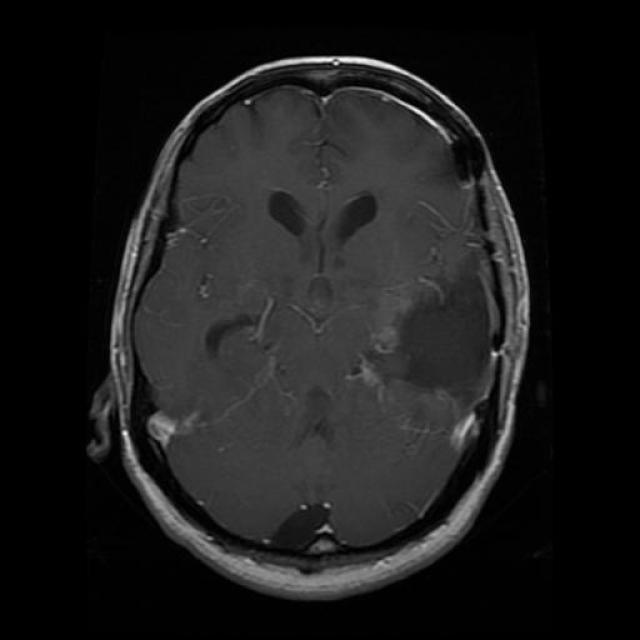
#> input picture dataset/train/images/Tr-gl_0308_jpg.rf.650453ebb4d3a2c6028c01f8290b7d27.jpg, 640 x 640 px
$ python eda.py
#> lines starting #> are read from the running program, lines starting #| are printed output that depends on the picture
"""
EDA Script: Brain Tumor Detection Dataset.

Dataset : brain-tumor-mri (v2, December 2024)
Source  : https://universe.roboflow.com/eksperiment/brain-tumor-mri-ycidy/dataset/2
License : CC BY 4.0

Pre-processing applied by Roboflow:
  - Auto-orientation of pixel data (EXIF-orientation stripping)
  - Resize to 640x640 (Stretch)
  - No augmentation applied

Expected dataset structure:
    data/
        train/   images/  labels/
        valid/   images/  labels/
        test/    images/  labels/
        data.yaml
        README.dataset.txt
"""

import os
import cv2
import yaml
import argparse
import random
import numpy as np
import matplotlib.pyplot as plt
import matplotlib.patches as patches
from PIL import Image
from pathlib import Path
from collections import defaultdict
import warnings
warnings.filterwarnings("ignore")

#  CLI
def parse_args():
    parser = argparse.ArgumentParser(description="Brain Tumor Detection EDA")
    parser.add_argument("--data", default="./dataset",
                        help="Path to dataset root (default: ./dataset)")
    parser.add_argument("--intensity-sample", type=int, default=500,
                        help="Max images sampled for pixel intensity stats (default: 500)")
    return parser.parse_args()

#  CONFIGURATION
SPLITS           = ["train", "valid", "test"]
FALLBACK_CLASSES = ["Glioma", "Meningioma", "No Tumor", "Pituitary"]

# Colors aligned to FALLBACK_CLASSES order:
#   Glioma=#E63946  Meningioma=#457B9D  No Tumor=#2A9D8F  Pituitary=#E9C46A
FALLBACK_COLORS  = ["#E63946", "#457B9D", "#2A9D8F", "#E9C46A"]

def load_class_names(dataset_root):
    """Read class names from data.yaml; fall back to FALLBACK_CLASSES."""
    yaml_path = Path(dataset_root) / "data.yaml"
    if yaml_path.exists():
        with open(yaml_path) as f:
            cfg = yaml.safe_load(f)
        names = cfg.get("names")
        if names:
            print(f"[INFO] Class names loaded from data.yaml : {names}")
            return names
    print(f"[INFO] data.yaml not found. Using fallback  : {FALLBACK_CLASSES}")
    return FALLBACK_CLASSES

def build_class_colors(class_names):
    """
    Assign colors to classes by name so the mapping survives any class ordering.
    Unknown class names receive a grey fallback.
    """
    name_to_color = {
        "glioma":    "#E63946",
        "meningioma":"#457B9D",
        "no tumor":  "#2A9D8F",
        "no_tumor":  "#2A9D8F",
        "pituitary": "#E9C46A",
    }
    grey = "#AAAAAA"
    return [name_to_color.get(n.lower(), grey) for n in class_names]

def get_no_tumor_idx(class_names):
    """
    Detect the No Tumor class index dynamically.
    Matches any name whose normalised form contains both 'no' and 'tumor'.
    Returns None if not found — caller must handle this case.
    """
    for i, name in enumerate(class_names):
        tokens = name.lower().replace("_", " ").replace("-", " ").split()
        if "no" in tokens and "tumor" in tokens:
            return i
    return None

#  HELPER FUNCTIONS
def get_image_paths(dataset_root, split):
    img_dir = Path(dataset_root) / split / "images"
    return (
        list(img_dir.glob("*.jpg")) +
        list(img_dir.glob("*.png")) +
        list(img_dir.glob("*.jpeg"))
    )


def get_label_path(dataset_root, img_path, split):
    return Path(dataset_root) / split / "labels" / (img_path.stem + ".txt")

def parse_label(label_path):
    """
    Supports both:
      - YOLO bbox format        : class cx cy w h        (5 values)
      - YOLO segmentation format: class x1 y1 x2 y2 ...  (>= 6 coords, even count)
    Segmentation polygons are converted to bounding boxes via min/max of coords.
    Returns list of (class_id, cx, cy, w, h) — all normalized [0, 1].
    """
    annotations = []
    if label_path.exists():
        with open(label_path) as f:
            for line in f:
                parts = line.strip().split()
                if len(parts) < 5:
                    continue
                cls    = int(parts[0])
                coords = list(map(float, parts[1:]))

                if len(coords) == 4:
                    cx, cy, w, h = coords
                else:
                    # Drop trailing value if polygon has odd coordinate count
                    if len(coords) % 2 != 0:
                        coords = coords[:-1]
                    xs           = coords[0::2]
                    ys           = coords[1::2]
                    x_min, x_max = min(xs), max(xs)
                    y_min, y_max = min(ys), max(ys)
                    w  = x_max - x_min
                    h  = y_max - y_min
                    cx = x_min + w / 2
                    cy = y_min + h / 2

                annotations.append((cls, cx, cy, w, h))
    return annotations

def collect_all_data(dataset_root, class_names, no_tumor_idx, intensity_sample=500):
    """
    Collect image metadata and annotations across all splits.
      - Dimensions are read via PIL (fast, header-only decode).
      - Pixel mean/std computed on a capped random sample for performance.
      - is_no_tumor flag: label file absent OR label file present but empty.
    """
#> called with dataset_root = './dataset', no_tumor_idx = 2, intensity_sample = 500
    records = []
    for split in SPLITS:
        for img_path in get_image_paths(dataset_root, split):
            label_path  = get_label_path(dataset_root, img_path, split)
            annotations = parse_label(label_path)

            is_no_tumor = (not label_path.exists()) or (
                label_path.exists() and len(annotations) == 0
            )

            try:
                with Image.open(img_path) as im:
#> im is the input picture: PIL image 640x640 RGB; min 0, max 255, mean 27.5
                    w, h       = im.size
                    n_channels = len(im.getbands())
#> n_channels = 3
            except Exception:
                continue

            records.append({
                "split":       split,
                "path":        img_path,
                "width":       w,
                "height":      h,
                "channels":    n_channels,
                "annotations": annotations,
                "n_objects":   len(annotations),
                "has_tumor":   not is_no_tumor,
                "is_no_tumor": is_no_tumor,
                "pixel_mean":  None,
                "pixel_std":   None,
            })

    # Pixel stats on random sample only
    sample_indices = set(
        random.sample(range(len(records)), min(intensity_sample, len(records)))
    )
#> sample_indices = 3 items
    for i in sample_indices:
        img = cv2.imread(str(records[i]["path"]))
        if img is not None:
            records[i]["pixel_mean"] = float(img.mean())
            records[i]["pixel_std"]  = float(img.std())

    return records

#  SECTION 1: DATASET OVERVIEW
def section1_overview(records, dataset_root, class_names):
    print("=" * 60)
    print("SECTION 1 — DATASET OVERVIEW")
    print("=" * 60)

    total = len(records)
    print(f"Total images found : {total}")
    for split in SPLITS:
        count = sum(1 for r in records if r["split"] == split)
        print(f"  {split:>5} split     : {count} images")

    no_file   = sum(1 for r in records
                    if not get_label_path(dataset_root, r["path"], r["split"]).exists())
    empty     = sum(1 for r in records
                    if r["is_no_tumor"]
                    and get_label_path(dataset_root, r["path"], r["split"]).exists())
    annotated = sum(1 for r in records if r["annotations"])
    multi     = sum(1 for r in records if r["n_objects"] > 1)

    print(f"\nLabel coverage:")
    print(f"  Annotated images            : {annotated}")
    print(f"  Empty label file (no tumor) : {empty}")
    print(f"  Missing label file          : {no_file}")
    print(f"  Images with >1 annotation   : {multi}")

    all_anns = [a for r in records for a in r["annotations"]]
    print(f"\nTotal bounding boxes : {len(all_anns)}")
    print(f"Classes              : {class_names}")
    print(f"Dataset source       : https://universe.roboflow.com/eksperiment/brain-tumor-mri-ycidy/dataset/2")
    print(f"License              : CC BY 4.0")

#  SECTION 2: CLASS DISTRIBUTION
def section2_class_distribution(records, class_names, class_colors, no_tumor_idx):
    print("\n" + "=" * 60)
    print("SECTION 2 — CLASS DISTRIBUTION")
    print("=" * 60)

    overall_counts = defaultdict(int)
    split_counts   = {s: defaultdict(int) for s in SPLITS}

    for r in records:
        for (cls, *_) in r["annotations"]:
            overall_counts[cls] += 1
            split_counts[r["split"]][cls] += 1
        # Count No Tumor using the dynamically resolved index
        if r["is_no_tumor"] and no_tumor_idx is not None:
            overall_counts[no_tumor_idx] += 1
            split_counts[r["split"]][no_tumor_idx] += 1

    print("\nOverall class counts:")
    for i, name in enumerate(class_names):
        print(f"  {name:15}: {overall_counts[i]}")

    fig, axes = plt.subplots(1, 2, figsize=(14, 5))
    fig.suptitle("Class Distribution Analysis", fontsize=14, fontweight="bold")

    # Plot 1: Overall bar chart
    ax     = axes[0]
    counts = [overall_counts[i] for i in range(len(class_names))]
    bars   = ax.bar(class_names, counts, color=class_colors,
                    edgecolor="black", linewidth=0.7)
    ax.set_title("Overall Sample Count per Class")
    ax.set_ylabel("Count")
    ax.set_xlabel("Class")
    for bar, count in zip(bars, counts):
        ax.text(bar.get_x() + bar.get_width() / 2, bar.get_height() + 5,
                str(count), ha="center", va="bottom", fontsize=10)

    # Plot 2: Per-split grouped bar
    ax2          = axes[1]
    x            = np.arange(len(class_names))
    width        = 0.25
    split_colors = ["#4361EE", "#F77F00", "#4CC9F0"]

    for i, split in enumerate(SPLITS):
        vals = [split_counts[split][j] for j in range(len(class_names))]
        ax2.bar(x + i * width, vals, width, label=split.capitalize(),
                color=split_colors[i], edgecolor="black", linewidth=0.5)

    ax2.set_xticks(x + width)
    ax2.set_xticklabels(class_names)
    ax2.set_title("Class Distribution per Split")
    ax2.set_ylabel("Count")
    ax2.legend()

    plt.tight_layout()
    plt.savefig("eda_figs/eda_class_distribution.png", dpi=300, bbox_inches="tight")
    plt.show()

#  SECTION 3: IMAGE PROPERTIES
def section3_image_properties(records):
    print("\n" + "=" * 60)
    print("SECTION 3 — IMAGE PROPERTIES")
    print("=" * 60)
    print("  Roboflow pre-processing resized all images to 640x640.")
    channels = [r["channels"] for r in records]
    print(f"Channels — unique values: {sorted(set(channels))}")

#  SECTION 4: SAMPLE VISUALIZATION
def section4_sample_visualization(records, class_names, class_colors, no_tumor_idx):
    print("\n" + "=" * 60)
    print("SECTION 4 — SAMPLE VISUALIZATION PER CLASS")
    print("=" * 60)

    samples = {}

    for r in records:
        for (cls, cx, cy, w, h) in r["annotations"]:
            if cls not in samples:
                samples[cls] = (r["path"], r["width"], r["height"], cx, cy, w, h)
        if len(samples) == len(class_names):
            break

    # No Tumor images have empty label files — collect separately
    if no_tumor_idx is not None and no_tumor_idx not in samples:
        for r in records:
            if r["is_no_tumor"]:
                samples[no_tumor_idx] = (r["path"], r["width"], r["height"],
                                         None, None, None, None)
                break

    fig, axes = plt.subplots(1, len(class_names), figsize=(16, 4))
    fig.suptitle("Sample MRI Image per Class (with Bounding Box where applicable)",
                 fontsize=13, fontweight="bold")

    for cls_id, ax in enumerate(axes):
        if cls_id not in samples:
            ax.axis("off")
            ax.set_title(f"{class_names[cls_id]}\n(No sample found)")
            continue

        path, img_w, img_h, cx, cy, bw, bh = samples[cls_id]
        img = cv2.imread(str(path))
        img = cv2.cvtColor(img, cv2.COLOR_BGR2RGB)
        ax.imshow(img)

        if cx is not None:
            x1    = int((cx - bw / 2) * img_w)
            y1    = int((cy - bh / 2) * img_h)
            box_w = int(bw * img_w)
            box_h = int(bh * img_h)
            rect  = patches.Rectangle(
                (x1, y1), box_w, box_h,
                linewidth=2, edgecolor=class_colors[cls_id], facecolor="none"
            )
            ax.add_patch(rect)

        ax.set_title(class_names[cls_id], fontsize=11, fontweight="bold",
                     color=class_colors[cls_id])
        ax.axis("off")

    plt.tight_layout()
    plt.savefig("eda_figs/eda_samples_per_class.png", dpi=300, bbox_inches="tight")
    plt.show()

#  SECTION 5: BOUNDING BOX ANALYSIS
def _kmeans_anchors(box_wh, k=9, iters=300):
    """
    IoU-based k-means anchor clustering.
    box_wh : np.ndarray of shape (N, 2) — normalized [w, h] pairs.
    Returns anchors sorted by area, shape (k, 2). Returns None if N < k.
    """
    if len(box_wh) < k:
        return None

    np.random.seed(42)
    anchors = box_wh[np.random.choice(len(box_wh), k, replace=False)]

    for _ in range(iters):
        inter   = (np.minimum(box_wh[:, None, 0], anchors[None, :, 0]) *
                   np.minimum(box_wh[:, None, 1], anchors[None, :, 1]))
        union   = (box_wh[:, None, 0] * box_wh[:, None, 1] +
                   anchors[None, :, 0] * anchors[None, :, 1] - inter)
        iou     = inter / (union + 1e-9)
        cluster = np.argmax(iou, axis=1)

        new_anchors = np.array([
            box_wh[cluster == j].mean(axis=0) if (cluster == j).any() else anchors[j]
            for j in range(k)
        ])
        if np.allclose(new_anchors, anchors, atol=1e-6):
            break
        anchors = new_anchors

    areas = anchors[:, 0] * anchors[:, 1]
    return anchors[np.argsort(areas)]

def section5_bounding_box_analysis(records, class_names, class_colors):
    print("\n" + "=" * 60)
    print("SECTION 5 — BOUNDING BOX ANALYSIS (Localization)")
    print("=" * 60)

    box_data = defaultdict(lambda: {
        "widths": [], "heights": [], "cx": [], "cy": [],
        "areas": [], "aspects": []
    })

    for r in records:
        for (cls, cx, cy, bw, bh) in r["annotations"]:
            box_data[cls]["widths"].append(bw)
            box_data[cls]["heights"].append(bh)
            box_data[cls]["cx"].append(cx)
            box_data[cls]["cy"].append(cy)
            box_data[cls]["areas"].append(bw * bh)
            box_data[cls]["aspects"].append(bw / bh if bh > 0 else 0)

    for cls_id, name in enumerate(class_names):
        if not box_data[cls_id]["areas"]:
            continue
        areas   = box_data[cls_id]["areas"]
        aspects = box_data[cls_id]["aspects"]
        print(f"\n  {name}:")
        print(f"    Box count     : {len(areas)}")
        print(f"    Area   (norm) — mean: {np.mean(areas):.4f}, "
              f"min: {min(areas):.4f}, max: {max(areas):.4f}")
        print(f"    Width  (norm) — mean: {np.mean(box_data[cls_id]['widths']):.4f}")
        print(f"    Height (norm) — mean: {np.mean(box_data[cls_id]['heights']):.4f}")
        print(f"    Aspect (w/h)  — mean: {np.mean(aspects):.4f}, "
              f"min: {min(aspects):.4f}, max: {max(aspects):.4f}")

    all_wh = np.array([
        [bw, bh]
        for r in records
        for (_, _, _, bw, bh) in r["annotations"]
    ])

    k = 9
    print(f"\n  K-means anchor suggestion (k={k}, normalized):")
    anchors = _kmeans_anchors(all_wh, k=k)
    if anchors is not None:
        for i, (w, h) in enumerate(anchors):
            print(f"    Anchor {i+1}: w={w:.4f}, h={h:.4f}  (area≈{w*h:.4f})")
    else:
        print(f"    Not enough boxes to compute {k} anchors.")

    fig, axes = plt.subplots(2, 2, figsize=(14, 10))
    fig.suptitle("Bounding Box Analysis per Class", fontsize=13, fontweight="bold")

    ax = axes[0, 0]
    for cls_id, name in enumerate(class_names):
        if box_data[cls_id]["areas"]:
            ax.hist(box_data[cls_id]["areas"], bins=20, alpha=0.6, label=name,
                    color=class_colors[cls_id], edgecolor="black", linewidth=0.3)
    ax.set_title("Bounding Box Area Distribution (normalized)")
    ax.set_xlabel("Area (w × h)")
    ax.set_ylabel("Count")
    ax.legend(fontsize=8)

    ax2 = axes[0, 1]
    for cls_id, name in enumerate(class_names):
        if box_data[cls_id]["widths"]:
            ax2.scatter(box_data[cls_id]["widths"], box_data[cls_id]["heights"],
                        alpha=0.4, s=10, label=name, color=class_colors[cls_id])
    ax2.set_title("Box Width vs Height (normalized)")
    ax2.set_xlabel("Width")
    ax2.set_ylabel("Height")
    ax2.legend(fontsize=8)

    ax3 = axes[1, 0]
    for cls_id, name in enumerate(class_names):
        if box_data[cls_id]["aspects"]:
            ax3.hist(box_data[cls_id]["aspects"], bins=20, alpha=0.6, label=name,
                     color=class_colors[cls_id], edgecolor="black", linewidth=0.3)
    ax3.set_title("Bounding Box Aspect Ratio Distribution (w/h)")
    ax3.set_xlabel("Aspect Ratio")
    ax3.set_ylabel("Count")
    ax3.legend(fontsize=8)

    ax4    = axes[1, 1]
    all_cx = [cx for cls_id in box_data for cx in box_data[cls_id]["cx"]]
    all_cy = [cy for cls_id in box_data for cy in box_data[cls_id]["cy"]]
    h2d, _, _ = np.histogram2d(all_cx, all_cy, bins=20, range=[[0, 1], [0, 1]])
    im = ax4.imshow(h2d.T, origin="lower", cmap="hot",
                    extent=[0, 1, 0, 1], aspect="auto")
    plt.colorbar(im, ax=ax4, label="Count")
    ax4.set_title("Bounding Box Center Heatmap (all classes)")
    ax4.set_xlabel("Center X (normalized)")
    ax4.set_ylabel("Center Y (normalized)")

    plt.tight_layout()
    plt.savefig("eda_figs/eda_bbox_analysis.png", dpi=300, bbox_inches="tight")
    plt.show()

#  SECTION 6: SPLIT SUMMARY
def section6_split_summary(records, class_names, class_colors, no_tumor_idx):
    print("\n" + "=" * 60)
    print("SECTION 6 — TRAIN / VAL / TEST SPLIT SUMMARY")
    print("=" * 60)

    split_totals = defaultdict(int)
    for r in records:
        split_totals[r["split"]] += 1

    total_imgs = len(records)
    print(f"\n{'Split':<10} {'Images':>8} {'% of Total':>12}")
    print("-" * 32)
    for split in SPLITS:
        n   = split_totals[split]
        pct = 100 * n / total_imgs if total_imgs else 0
        print(f"{split:<10} {n:>8} {pct:>11.1f}%")

    split_class_counts = {s: defaultdict(int) for s in SPLITS}
    for r in records:
        for (cls, *_) in r["annotations"]:
            split_class_counts[r["split"]][cls] += 1
        if r["is_no_tumor"] and no_tumor_idx is not None:
            split_class_counts[r["split"]][no_tumor_idx] += 1

    fig, axes = plt.subplots(1, 3, figsize=(14, 4))
    fig.suptitle("Class Distribution per Split (Proportion)",
                 fontsize=13, fontweight="bold")

    for i, split in enumerate(SPLITS):
        counts = [split_class_counts[split][j] for j in range(len(class_names))]
        if sum(counts) == 0:
            axes[i].axis("off")
            continue
        axes[i].pie(counts, labels=class_names, colors=class_colors,
                    autopct="%1.1f%%", startangle=140,
                    textprops={"fontsize": 8})
        axes[i].set_title(f"{split.capitalize()} Split\n({split_totals[split]} images)")

    plt.tight_layout()
    plt.savefig("eda_figs/eda_split_summary.png", dpi=300, bbox_inches="tight")
    plt.show()

if __name__ == "__main__":
    args         = parse_args()
    DATASET_ROOT = args.data

    print("\n" + "-" * 60)
    print("  BRAIN TUMOR DETECTION — EXPLORATORY DATA ANALYSIS")
    print("-" * 60)
    print(f"\nDataset root : {os.path.abspath(DATASET_ROOT)}")

    class_names  = load_class_names(DATASET_ROOT)
    class_colors = build_class_colors(class_names)
    no_tumor_idx = get_no_tumor_idx(class_names)

    print(f"Loading dataset")
    records = collect_all_data(DATASET_ROOT, class_names, no_tumor_idx,
                               args.intensity_sample)
#> records = 3 items

    if not records:
        print("\n[ERROR] No images found. Please check the dataset root path.")
        print(f"  Expected: {DATASET_ROOT}/train/images/  and  {DATASET_ROOT}/train/labels/")
        exit(1)

    print(f"Loaded {len(records)} images successfully.\n")
#| Loaded 3 images successfully.

    section1_overview(records, DATASET_ROOT, class_names)
#> in section1_overview, `total = len(records)`: total = 3
#| Total images found : 3
#> the loop in section1_overview, `for split in SPLITS:` made 3 passes
#|   train split     : 1 images
#|   valid split     : 1 images
#|    test split     : 1 images
#> in section1_overview, `empty     = sum(1 for r in records if r["is_no_tumor"] and get_label_p..`: empty = 0
#|   Annotated images            : 0
#|   Empty label file (no tumor) : 0
#|   Missing label file          : 3
#|   Images with >1 annotation   : 0
#> in section1_overview, `all_anns = [a for r in records for a in r["annotations"]]`: all_anns = []
#| Total bounding boxes : 0
    section2_class_distribution(records, class_names, class_colors, no_tumor_idx)
#> the loop in section2_class_distribution, `for r in records:` made 3 passes
#> after the loop in section2_class_distribution, `for r in records:`: overall_counts = {2: 3}; split_counts = 3 items
#> the loop in section2_class_distribution, `for i, name in enumerate(class_names):` made 4 passes
#|   Glioma         : 0
#|   Meningioma     : 0
#|   No Tumor       : 3
#|   Pituitary      : 0
#> in section2_class_distribution, `counts = [overall_counts[i] for i in range(len(class_names))]`: counts = [0, 0, 3, 0]
#> the loop in section2_class_distribution, `for bar, count in zip(bars, counts):` made 4 passes
#> count on passes 1 to 4: 0, 0, 3, 0
#> in section2_class_distribution, `x            = np.arange(len(class_names))`: x = [0, 1, 2, 3]
#> in section2_class_distribution, `plt.savefig("eda_figs/eda_class_distribution.png", dpi=300, bbox_inche..`:
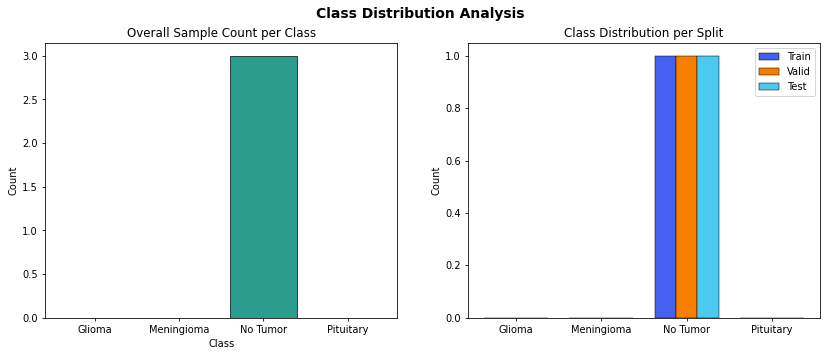
#> figure drawn by matplotlib, 2 panels; panel 1: tallest bar 3 high, from x = 1.6 to 2.4; panel 2: tallest bar 1 high, from x = 1.88 to 2.12; panel 2: tallest bar 1 high, from x = 2.12 to 2.38; panel 2: tallest bar 1 high, from x = 2.38 to 2.62
    section3_image_properties(records)
#> in section3_image_properties, `channels = [r["channels"] for r in records]`: channels = [3, 3, 3]
#| Channels — unique values: [3]
    section4_sample_visualization(records, class_names, class_colors, no_tumor_idx)
#> the loop in section4_sample_visualization, `for r in records:` made 3 passes
#> after the loop in section4_sample_visualization, `for r in records:`: samples = 0 items
#> the loop in section4_sample_visualization, `for r in records:` made 1 pass
#> after the loop in section4_sample_visualization, `for r in records:`: samples = 1 item
    section5_bounding_box_analysis(records, class_names, class_colors)
#> the loop in section5_bounding_box_analysis, `for r in records:` made 3 passes
#> in section5_bounding_box_analysis, `all_wh = np.array([ [bw, bh] for r in records for (_, _, _, bw, bh) in..`: all_wh = empty array
#> in section5_bounding_box_analysis, `plt.savefig("eda_figs/eda_bbox_analysis.png", dpi=300, bbox_inches="ti..`:
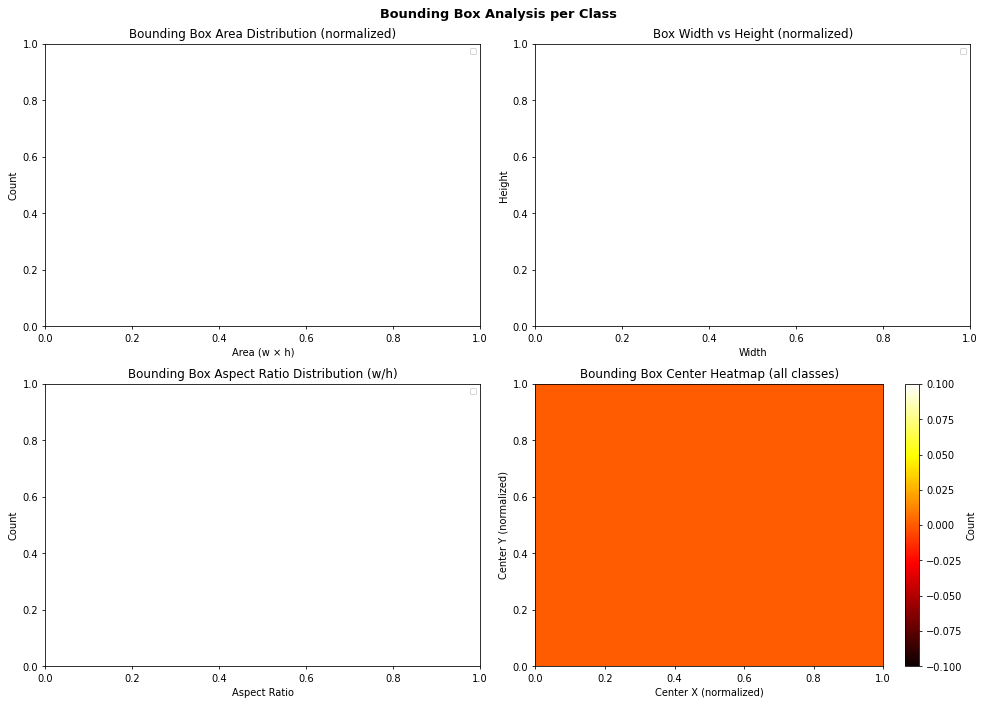
#> figure drawn by matplotlib, 2 panels
    section6_split_summary(records, class_names, class_colors, no_tumor_idx)
#> the loop in section6_split_summary, `for r in records:` made 3 passes
#> (the rest of the program and of its run is left out)
